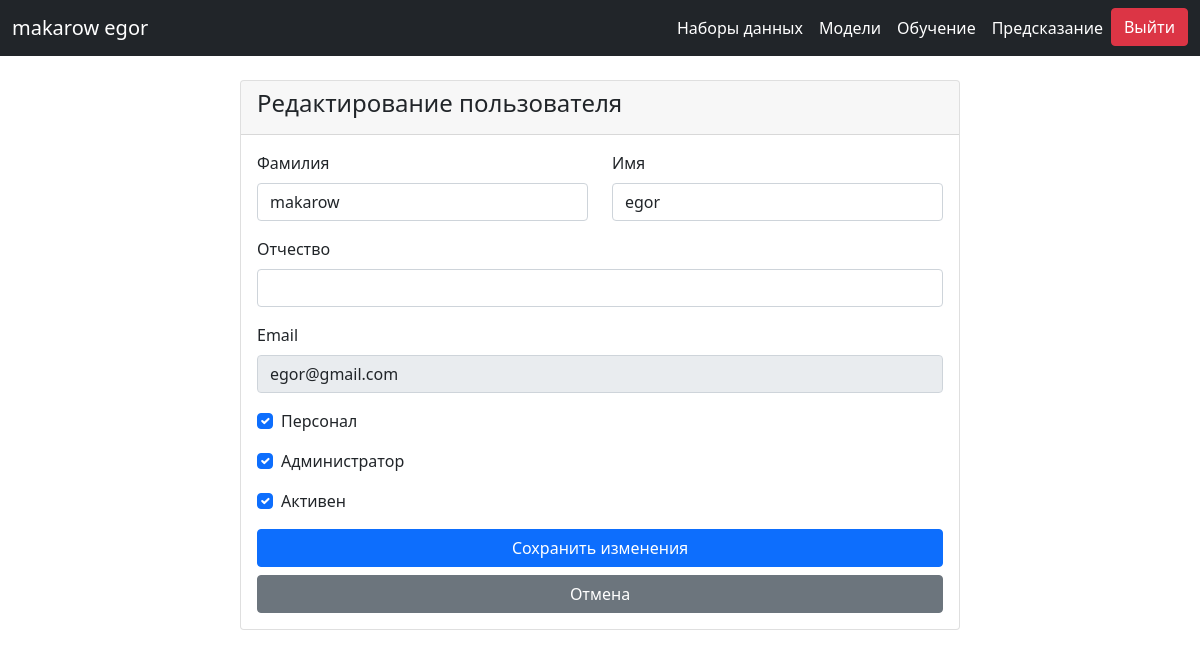
Page /users/1/edit/ (signed in) on the committed database.
### accounts/models.py (models this page shows, shortened)
class CustomUser(AbstractBaseUser, PermissionsMixin):
    first_name = models.CharField('first name', max_length=30)
    last_name = models.CharField('last name', max_length=30)
    patronymic = models.CharField('patronymic', max_length=30, blank=True)
    email = models.EmailField('email address', unique=True)
    is_active = models.BooleanField('active', default=True)
    is_staff = models.BooleanField('staff status', default=False)
    is_superuser = models.BooleanField('superuser status', default=False)
    date_joined = models.DateTimeField('date joined', default=timezone.now)
    USERNAME_FIELD = 'email'
    REQUIRED_FIELDS = ['first_name', 'last_name']
    objects = CustomUserManager()
    def get_full_name(self):
        return f"{self.last_name} {self.first_name} {self.patronymic}".strip()
    def __str__(self):
        return self.email

### accounts/views.py (the view)
# urls.py: path('users/<int:user_id>/edit/', account_views.user_form, name='edit_user'),
@login_required
@user_passes_test(lambda u: u.is_staff)
def user_form(request, user_id=None):
    if user_id:
        user = get_object_or_404(CustomUser, pk=user_id)
        print(user)
        form_title = "Редактирование пользователя"
    else:
        user = None
        form_title = "Добавление нового пользователя"
    if request.method == 'POST':
        form = CustomUserForm(request.POST, instance=user)
        if form.is_valid():
            form.save()
            return redirect('user_list')
    else:
        form = CustomUserForm(instance=user)
    return render(request, 'user_form.html', {
        'form': form,
        'form_title': form_title,
        'user_id': user_id,
        'editing': user_id is not None
    })

### accounts/templates/user_form.html (shortened to what this page needs)
{% extends "base.html" %}
{% block content %}
<div class="container mt-4">
    <div class="row justify-content-center">
        <div class="col-md-8">
            <div class="card">
                <div class="card-header">
                    <h4>{{ form_title }}</h4>
                </div>
                <div class="card-body">
                    <form method="post">
                        <div class="row mb-3">
                            <div class="col-md-6">
                                <label for="{{ form.last_name.id_for_label }}" class="form-label">Фамилия</label>
                                {{ form.last_name }}
                            </div>
                            <div class="col-md-6">
                                <label for="{{ form.first_name.id_for_label }}" class="form-label">Имя</label>
                                {{ form.first_name }}
                            </div>
                        </div>
                        <div class="mb-3">
                            <label for="{{ form.patronymic.id_for_label }}" class="form-label">Отчество</label>
                            {{ form.patronymic }}
                        </div>
                        <div class="mb-3">
                            <label for="{{ form.email.id_for_label }}" class="form-label">Email</label>
                            {{ form.email }}
                        </div>
                        {% if request.user.is_superuser %}
                        <div class="mb-3">
                            <div class="form-check">
                                {{ form.is_staff }}
                                <label for="{{ form.is_staff.id_for_label }}" class="form-check-label">Персонал</label>
                            </div>
                        </div>
                        <div class="mb-3">
                            <div class="form-check">
                                {{ form.is_superuser }}
                                <label for="{{ form.is_superuser.id_for_label }}" class="form-check-label">Администратор</label>
                            </div>
                        </div>
                        <div class="mb-3">
                            <div class="form-check">
                                {{ form.is_active }}
                                <label for="{{ form.is_active.id_for_label }}" class="form-check-label">Активен</label>
                            </div>
                        </div>
                        {% endif %}
                        <div class="d-grid gap-2">
                            <button type="submit" class="btn btn-primary">
                                {% if editing %}Сохранить изменения{% else %}Создать пользователя{% endif %}
                            </button>
                            <a href="{% if editing %}{% url 'user_detail' user_id %}{% else %}{% url 'user_list' %}{% endif %}"
                               class="btn btn-secondary">
                                Отмена
                            </a>
                        </div>
                    </form>
                </div>
            </div>
        </div>
    </div>
</div>
{% endblock %}

### datasets/templates/base.html (shortened to what this page needs)
<!DOCTYPE html>
<html lang="ru">
<head>
    <link href="https://cdn.jsdelivr.net/npm/bootstrap@5.1.3/dist/css/bootstrap.min.css" rel="stylesheet">
</head>
<body>
    <header class="bg-dark text-white">
        <nav class="navbar navbar-expand-lg navbar-dark bg-dark">
            <div class="container-fluid">
                {% if user.is_authenticated %}
                    <a class="navbar-brand text-white" href="{% url 'dataset_list' %}">
                        {{ user.get_full_name|default:user.email }}
                    </a>
                {% else %}
                    <a class="navbar-brand text-white" href="{% url 'dataset_list' %}">DataSets Manager</a>
                {% endif %}
                <div class="collapse navbar-collapse" id="navbarNav">
                    <ul class="navbar-nav ms-auto">
                        <li class="nav-item">
                            <a class="nav-link text-white" href="{% url 'dataset_list' %}">Наборы данных</a>
                        </li>
                        <li class="nav-item">
                            <a class="nav-link text-white" href="{% url 'model_list' %}">Модели</a>
                        </li>
                        <li class="nav-item">
                            <a class="nav-link text-white" href="{% url 'session_list' %}">Обучение</a>
                        </li>
                        <li class="nav-item">
                            <a class="nav-link text-white" href="{% url 'predict_sessions_list' %}">Предсказание</a>
                        </li>
                        {% if user.is_authenticated %}
                            <li class="nav-item">
                                <a href="{% url 'logout' %}" class="btn btn-danger btn-block">
                                    Выйти
                                </a>
                            </li>
                        {% endif %}
                    </ul>
                </div>
            </div>
        </nav>
    </header>
    <div class="container mt-4">
        {% block content %}{% endblock %}
    </div>
</body>
</html>

### rows in the picture
CustomUser: get_full_name "makarow egor", last_name "makarow", first_name "egor", email "egor@gmail.com", is_staff "☑", is_superuser "☑", is_active "☑"
